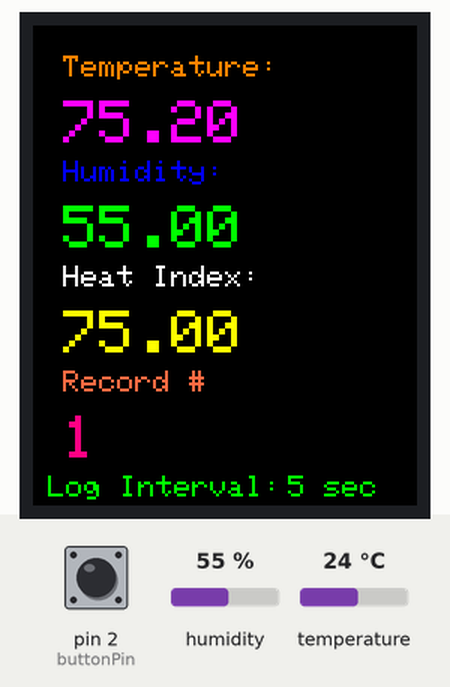
The sketch below on a simulated Arduino Uno, built with avr-gcc and run on an emulated ATmega328P. On the bench: 128×160 colour display. The inputs (shaded band) are chosen by the test bench; at power-on: pin 2 (buttonPin) LOW, humidity 55 %, temperature 24 °C. Storage starts empty.

Above: at 1.3 s.
1.4 s: pin 2 (buttonPin) pulled HIGH for 0.15 s
At 1.8 s:
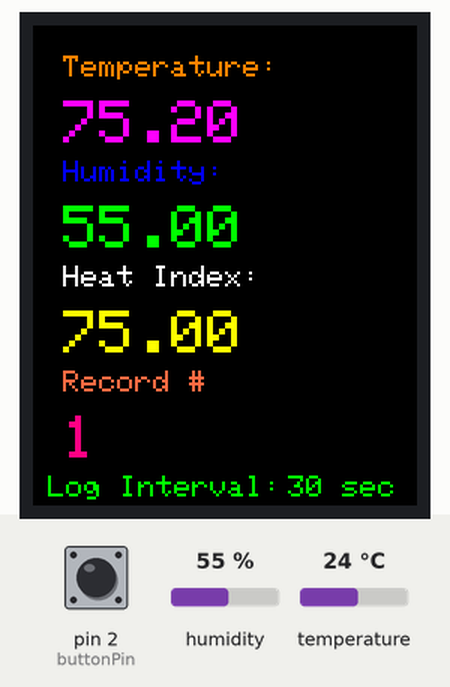
3.0 s: pin 2 (buttonPin) pulled HIGH for 1 s
At 4.2 s:
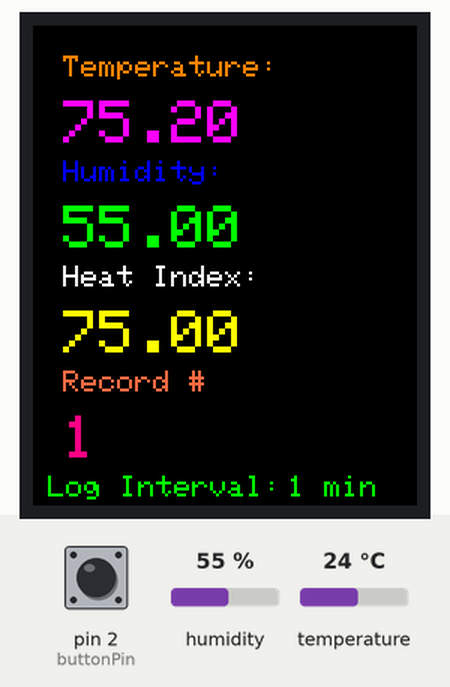
5.5 s: pin 2 (buttonPin) pulled HIGH for 0.15 s
7.1 s: pin 2 (buttonPin) pulsed HIGH 5 times (0.12 s each, 0.3 s apart)
At 9.4 s:
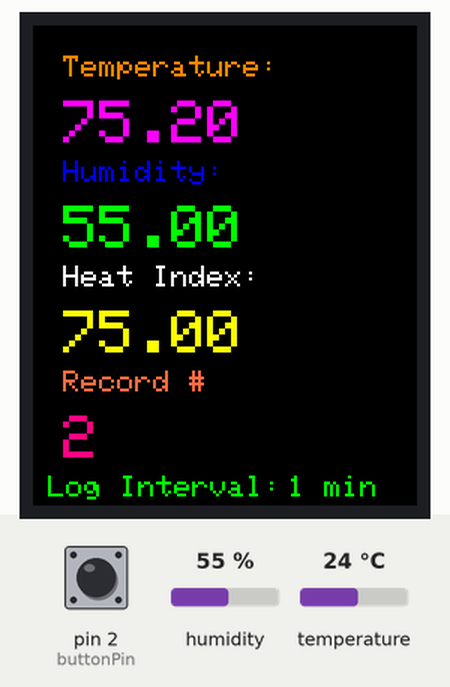
Timing chart, 0 to 10.9 s (numbered marks = the images above; inputs shaded):
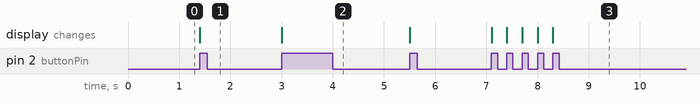

The sketch:

Temp_Data_Logger_9-21-20.ino
```cpp
#include <DHT.h>
#include <SD.h>

#include <Adafruit_GFX.h>    // Core graphics library
#include <Adafruit_ST7735.h> // Hardware-specific library
#include <SPI.h>

#define DHTPIN 3     // what digital pin we're connected to
#define DHTTYPE DHT22   // DHT 22  (AM2302), AM2321

#define TFT_CS     10
#define TFT_RST    9
#define TFT_DC     8

#define BLACK 0x0000
#define TEAL   0x575B
#define ORANGE  0xfC00
#define RED     0xf800
#define BLUE    0x001f
#define GREEN   0x07e0
#define YELLOW  0xffe0
#define PURPLE  0xF81F
#define PINK    0xF810
#define WHITE   0xffff
#define CORAL   0xFB48

DHT dht(DHTPIN, DHTTYPE);

Adafruit_ST7735 tft = Adafruit_ST7735(TFT_CS,  TFT_DC, TFT_RST);

int Record = 0;
int buttonCount = 0;   // counter for the number of button presses
bool buttonState = 0;         // current state of the button
bool lastButtonState = 0;

const int chipSelect = 4;
const int  buttonPin = 2;

unsigned long currentMillis = 0;
unsigned long previousMillis = 0;
long interval = 5000; //5 second interval

float TempFahrenheit = 0.0;
float Humidity = 0.0;
float HeatIndex = 0.0;

bool firstTemp = true;

String logText = "5 sec";

void setup() {

  pinMode(buttonPin, INPUT);

  // Serial.begin(9600);
  // Serial.println("Working...");

  dht.begin();
  tft.initR(INITR_BLACKTAB);   // initialize a ST7735S chip, black tab
  tft.fillScreen(ST7735_BLACK);

  //   Serial.print("Initializing SD card...");
  // see if the card is present and can be initialized:
  while (!SD.begin(chipSelect)) (1);
}
//  Serial.println("Card Initialized.");

void loop() {

  tft.invertDisplay(false); //why is this here? can I move this to setup?? look into this

  buttonState = digitalRead(buttonPin);
  if (buttonState != lastButtonState) {
    Serial.println(buttonState);
    // if the state has changed, increment the counter
    if (buttonState == HIGH) {
      // if the current state is HIGH then the button went from off to on:
      //clear log text from prior case
      tft.setTextColor(BLACK);
      tft.setTextSize(1);
      tft.setCursor(85, 150);
      tft.print(logText);
      switch (buttonCount)
      {
        case 0:
          interval = 30000;
          logText = "30 sec";
          break;

        case 1:
          interval = 60000;
          logText = "1 min";
          break;

        case 2:
          interval = 300000;
          logText = "5 min";
          break;

        case 3:
          interval = 1800000;
          logText = "30 min";
          break;

        case 4:
          interval = 3600000;
          logText = "1 hr";
          break;

        default:
          interval = 5000;
          logText = "5 sec";
          break;
      }
      tft.setTextColor(GREEN);
      tft.setTextSize(1);
      tft.setCursor(85, 150);
      tft.print(logText);
      Serial.println(logText);
      buttonCount = (++buttonCount) % 6;
      delay(250);
    }
    lastButtonState = buttonState;
  }

  currentMillis = millis();

  if (firstTemp == true || currentMillis - previousMillis >= interval) {

    previousMillis = currentMillis;
    // clear the last temp
    tft.setTextColor(BLACK);
    tft.setTextSize(2);
    tft.setCursor(10, 25);
    tft.println(TempFahrenheit);
    // clear the last humidity
    tft.setCursor(10, 60);
    tft.println(Humidity);
    // clear the last heat index
    tft.setCursor(10, 95);
    tft.println(HeatIndex);
    // clear the "record"
    tft.setTextColor(BLACK);
    tft.setTextSize(2);
    tft.setCursor(10, 130);
    tft.println(Record);

    TempFahrenheit = dht.readTemperature(true);
    Humidity = dht.readHumidity(true);
    HeatIndex = dht.computeHeatIndex(TempFahrenheit, Humidity);
    Record++;

    //write temp reading to to SD card
    File sdcard_file = SD.open("data.txt", FILE_WRITE);
    // if the file is available, write to it:
    if (sdcard_file) {
      if (firstTemp) {
        sdcard_file.println("Record, Log Interval, Millis, Temp (F), Humidity (%), Heat Index (F)");
      }

      sdcard_file.print(Record);
      sdcard_file.print(",");
      sdcard_file.print(logText);
      sdcard_file.print(",");
      sdcard_file.print(currentMillis);
      sdcard_file.print(",");
      sdcard_file.print(TempFahrenheit);
      sdcard_file.print(",");
      sdcard_file.print(Humidity);
      sdcard_file.print(",");
      sdcard_file.println(HeatIndex);
      sdcard_file.close();
    }

    if (firstTemp)
    {
      //label log interval
      tft.setTextColor(GREEN);
      tft.setTextSize(1);
      tft.setCursor(5, 150);
      tft.print("Log Interval:");

      tft.setCursor(85, 150);
      tft.print(logText);

      // Label Temperature
      tft.setTextColor(ORANGE);

      tft.setCursor(10, 10);
      tft.println("Temperature:");

      // Label Humidity
      tft.setTextColor(BLUE);

      tft.setCursor(10, 45);
      tft.println("Humidity:");

      // Label Heat Index
      tft.setTextColor(WHITE);

      tft.setCursor(10, 80);
      tft.println("Heat Index:");

      // Label "Record
      tft.setTextColor(CORAL);

      tft.setCursor(10, 115);
      tft.println("Record #");
    }
    // print the current temp
    tft.setTextColor(PURPLE);
    tft.setTextSize(2);
    tft.setCursor(10, 25);
    tft.println(TempFahrenheit);

    // print the current humidity
    tft.setTextColor(GREEN);
    tft.setCursor(10, 60);
    tft.println(Humidity);

    // print the current heat index
    tft.setTextColor(YELLOW);
    tft.setCursor(10, 95);
    tft.println(HeatIndex);

    // print the current "record"
    tft.setTextColor(PINK);
    tft.setCursor(10, 130);
    tft.println(Record);

    firstTemp = false;
  }
}
```

Measured:
- after the input at 1.4 s, the display: changes at once (image 1)
- after the input at 3.0 s, the display: changes at once (image 2)
- after the input at 7.1 s, the display: first changes at once (image 3 shows a later state)
